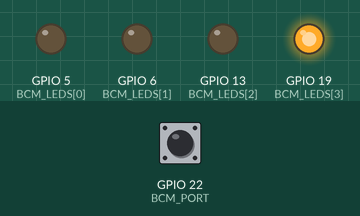
The program below on a simulated Raspberry Pi (BCM pin numbers). Shown: output pins drawn as LEDs (lit = HIGH). Dashed ring = blinking. The inputs (shaded band) are chosen by the test bench; at power-on: GPIO 22 (BCM_PORT) HIGH. What the program prints to the terminal is not drawn.

Above: at 1.2 s.
1.3 s: GPIO 22 (BCM_PORT) pulsed LOW 5 times (0.12 s each, 0.3 s apart)
At 1.87 s:
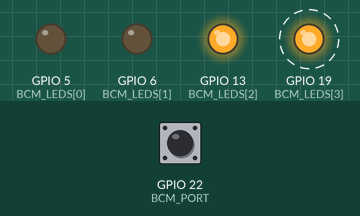
At 3.8 s:
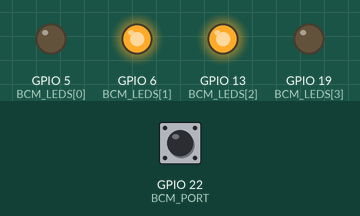
4.3 s: GPIO 22 (BCM_PORT) pulsed LOW 2 times (0.12 s each, 0.3 s apart)
At 5.4 s:
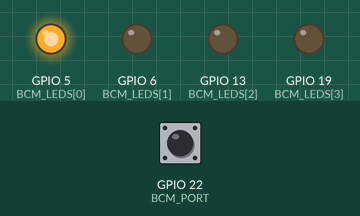
Timing chart, 0 to 7.3 s (numbered marks = the images above; inputs shaded):
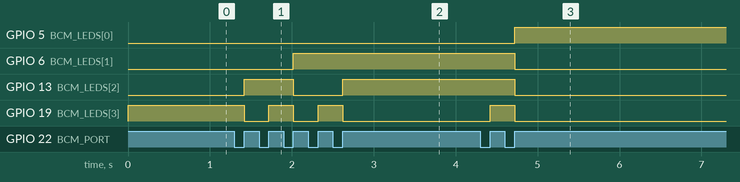

Measured:
- after the input at 1.3 s, GPIO 6 (BCM_LEDS[1]): LOW → HIGH after 0.72 s; GPIO 13 (BCM_LEDS[2]): LOW → HIGH after 0.12 s, → LOW 0.60 s later, → HIGH 0.60 s later; GPIO 19 (BCM_LEDS[3]): alternates HIGH for 0.30 s and LOW for 0.30 s, 5 changes in all, then stays LOW, starting after 0.12 s
- after the input at 4.3 s, GPIO 5 (BCM_LEDS[0]): LOW → HIGH after 0.42 s; GPIO 6 (BCM_LEDS[1]), GPIO 13 (BCM_LEDS[2]): HIGH → LOW after 0.42 s; GPIO 19 (BCM_LEDS[3]): LOW → HIGH after 0.12 s, → LOW 0.30 s later

The program:

switch-led.py
```python
# Simple script testing whether or not a switch is open or closed. It also counts the number of
# times the switch is toggled and displays that count as a binary number using LEDs.

import RPi.GPIO as GPIO     # Import RPI.GPIO module as GPIO
import LED_class            # Import our LED_class file that includes the LED class

BCM_PORT    = 22    # Input port for switch - port number used based on Broadcom numbering

BCM_LEDS    = [5,6,13,19]   # For LED to be used, list of ports used
NUM_LEDS    = len(BCM_LEDS) # Number of EDs based on number of ports
led_list    = []            # Initialize a list for the LEDs

#-------------
# Function to set LEDs based on value of count
#-------------

def dispCount(ct):
	ct = ct % (2**NUM_LEDS)             # Set count mod max value able to be displayed
	binrep = bin(int(ct))[2:].zfill(NUM_LEDS)  # Str# Simple script testing whether or not a switch is open or closed. It also counts the number of
# times the switch is toggled and displays that count as a binary number using LEDs.

import RPi.GPIO as GPIO     # Import RPI.GPIO module as GPIO
import LED_class            # Import our LED_class file that includes the LED class

BCM_PORT    = 22    # Input port for switch - port number used based on Broadcom numbering

BCM_LEDS    = [5,6,13,19]   # For LED to be used, list of ports used
NUM_LEDS    = len(BCM_LEDS) # Number of EDs based on number of ports
led_list    = []            # Initialize a list for the LEDs

#-------------
# Function to set LEDs based on value of count
#-------------

def dispCount(ct):
	ct = ct % (2**NUM_LEDS)             # Set count mod max value able to be displayed
	binrep = bin(int(ct))[2:].zfill(NUM_LEDS)  # Strips 0b from string and pads with 0s...
                                        # representing the binary value of the counter
	print("\n\n",binrep)            # Print the string in the console

	for i in range(len(binrep)):    # For LED in list
		led_list[i].set(binrep[i] == '1') # Set on/off based on binary digit in count

#-------------
# Beging main program
#-------------

GPIO.setmode(GPIO.BCM)      # Set mode to BCM numbering
GPIO.setup(BCM_PORT,GPIO.IN)     # Initialize pin for input

for i in range(NUM_LEDS):   # For each port defined above,
	led_list.append(LED_class.LED(BCM_LEDS[i])) # Create an LED object based on the port number

try:
	switch_state = 0                # Track state of switch
	counter = 0                     # Initialize counter
	while True:                     # Loop until interrupted (Ctl-C)
		if GPIO.input(BCM_PORT)==0:      # If switch open
			switch_state = 0        # Set switch state
			print("0", end='')      # Print a 0
		else:
			if switch_state == 0:   # If switch was open, and is now closed.
				switch_state = 1    # Change switch state
				counter += 1        # Increment counter
				dispCount(counter)
			print("1",end="")       # Print 1

except KeyboardInterrupt:           # When Ctl-C ...break out of program
	print("\n\nProgram ending.")
	print("Switch pressed",counter,"times.")    # Print switch counter

finally:
	print("Cleaning up GPIO.")
	GPIO.cleanup()                  # Reset GPIO
# End of program
```

LED_class.py
```python
# Simple class for creating LED instances. The LEDs associated with these
# instances can be set_on or set_off.
# The constructor method takes a pin number as a parameter, identifying the pin that the
# LED is associated with.
# There is also a generic set method where
# the parameter can be True or False for turning the LED on or off.
# get_pin method returns the pin associated with the LED.

# Planned enhancements:
# 		- Add PWM capabilities and appropriate methods

import RPi.GPIO as GPIO			# Use RPi.GPIO module and reference as GPIO

class LED:                              # Define LED class
	def __init__(self,pin):         # Instance constructor, takes a PIN ID as a parameter
                                        # Assumes calling program has set GPIO mode (BOARD or BCM)
		self.__pin = pin                  # Store pin ID as hidden attribute
		GPIO.setup(self.__pin,GPIO.OUT)   # Set pin as output
		GPIO.output(self.__pin, False)    # Default...LED is off (PIN is low)

	def set_on(self):                       # set_on method - Sets pin high (Turns on LED)
		GPIO.output(self.__pin,True)

	def set_off(self):                      # set_off method - Sets pin low (Turns off LED)
		GPIO.output(self.__pin, False)

	def set(self,on_off):		# Pass boolean vaue to indicate whether to turn on (True) or off (False)
		GPIO.output(self.__pin,on_off)

	def get_pin(self):
                return (self.__pin)
# End of LED class
```
